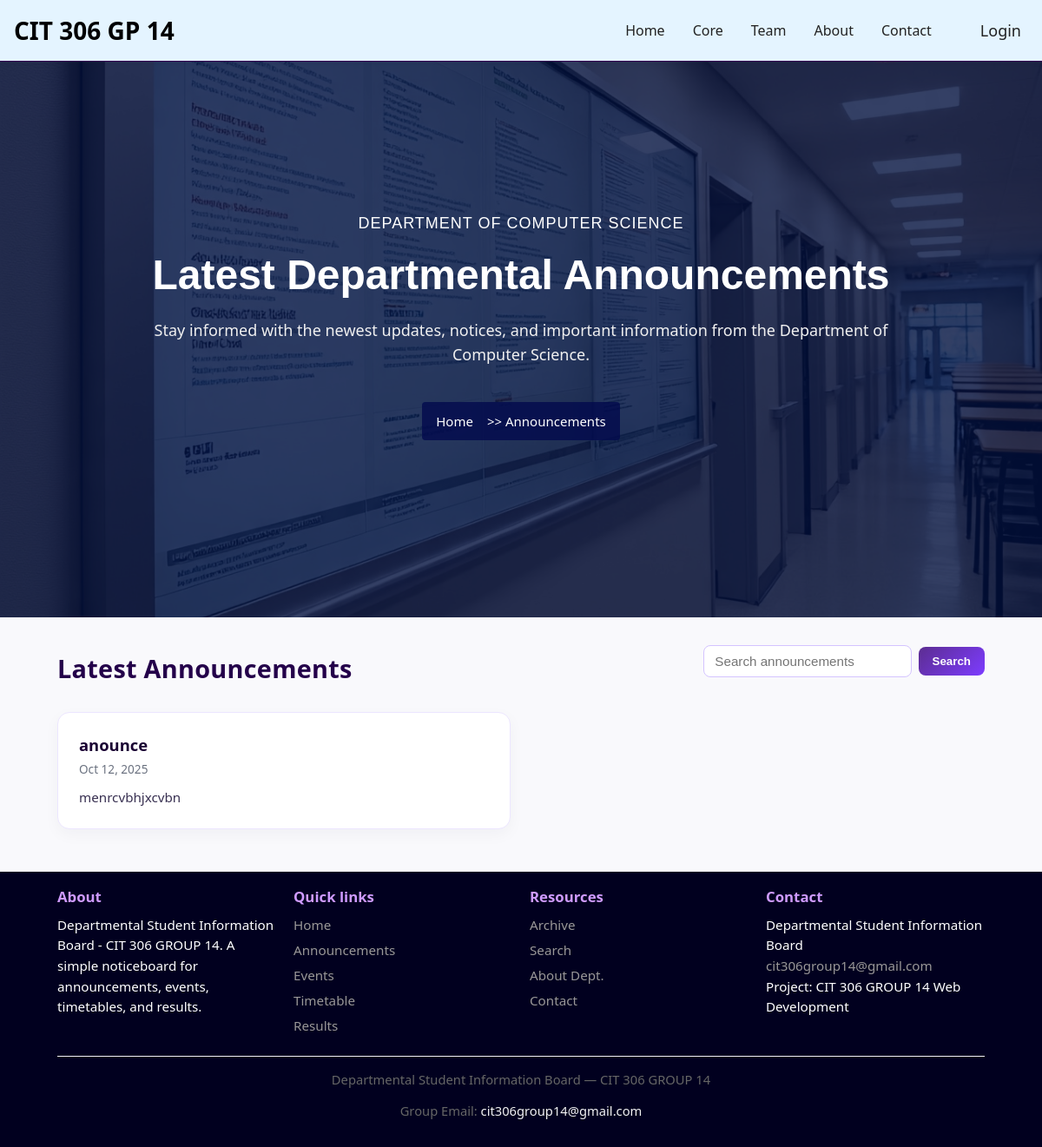
The page /board/announcements/ on the database its author committed.
### board/models.py (models this page shows, shortened)
class Announcement(models.Model):
    title = models.CharField(max_length=255)
    body = models.TextField()
    author = models.ForeignKey(User, on_delete=models.SET_NULL, null=True, blank=True)
    publish_date = models.DateTimeField(auto_now_add=True)
    expiry_date = models.DateTimeField(null=True, blank=True)
    status = models.CharField(max_length=20, choices=STATUS_CHOICES, default='draft')
    is_pinned = models.BooleanField(default=False)
    class Meta:
        ordering = ['-is_pinned', '-publish_date']

### board/views.py (the view)
# urls.py: path('announcements/', views.announcements_list, name='announcements'),
def announcements_list(request):
    qs = Announcement.objects.filter(status='published')
    q = request.GET.get('q')
    if q:
        qs = qs.filter(title__icontains=q) | qs.filter(body__icontains=q)
    return render(request, 'board/announcements_list.html', {'announcements': qs})

### board/templates/board/announcements_list.html (shortened to what this page needs)
{% extends 'core/base.html' %}
{% load static %}
{% block content %}
<section class="heroBanner">
  <div class="container">
    <div class="row">
      <div class="col-md-10 col-lg-8 col-xl-7">
        <div class="heroContent">
          <h5>Department of Computer Science</h5>
          <h2>Latest Departmental Announcements</h2>
          <p>Stay informed with the newest updates, notices, and important information from the Department of Computer Science.</p>
          <div class="heroBreadcrumb">
            <a href="{% url 'core:home' %}">Home</a>
            <span> >> Announcements</span>
          </div>
        </div>
      </div>
    </div>
  </div>
</section>
<div class="announcements-header">
  <h2 class="announcements-title">Latest Announcements</h2>
  <form method="get" class="search-inline" role="search" aria-label="Search announcements">
    <input name="q" placeholder="Search announcements" value="{{ request.GET.q|default_if_none:'' }}" />
    <button type="submit">Search</button>
  </form>
</div>
<ul class="announcements-grid" aria-live="polite">
  {% for a in announcements %}
  <li class="announcement-card">
    <a class="announcement-link" href="{% url 'board:announcement_detail' a.pk %}">
      <h3 class="announcement-title">{{ a.title }}</h3>
    </a>
    <div class="announcement-meta">
      <time datetime="{{ a.publish_date|date:'Y-m-d' }}">{{ a.publish_date|date:'M d, Y' }}</time>
    </div>
    <p class="announcement-excerpt">{{ a.body|truncatechars:180 }}</p>
  </li>
  {% empty %}
  <li class="no-announcements">No announcements available at the moment.</li>
  {% endfor %}
</ul>
{% endblock %}

### static/css/style.css (style rules this page uses)
:root { --primary: #1f0030; --muted: #666; --accent: #0d6efd; --bg: #fbfbfb; margin: 0; width: 100%; }
* { box-sizing:border-box }
body { font-family:Inter, Arial, sans-serif; margin:0; background:var(--bg); color:#111 }
.container { width:100%; max-width:1200px; margin:0 auto; padding:1rem }
.search-inline { margin-bottom:1rem }
.search-inline input { padding:6px;width:60% }

### board/templates/board/announcements_list.html (style rules this page uses)
body { font-family: "Segoe UI", Arial, sans-serif; background: #f9f9fc; color: #1a0033; margin: 0; }
.announcements-header { display: flex; align-items: center; justify-content: space-between; flex-wrap: wrap; gap: 1rem; margin: 2rem auto 1.5rem; max-width: 1100px; padding: 0 1rem; }
.announcements-title { font-size: 1.8rem; font-weight: 600; color: #24004a; margin: 0; letter-spacing: 0.3px; }
.search-inline { display: flex; gap: 0.5rem; align-items: center; }
.search-inline input { padding: 0.55rem 0.8rem; border: 1px solid #d4c4ff; border-radius: 8px; font-size: 0.95rem; min-width: 240px; background: #ffffff; transition: border-color 0.3s ease; }
.search-inline button { padding: 0.55rem 1rem; border: none; border-radius: 8px; background: linear-gradient(135deg, #5c2d91, #7d3cff); color: #fff; font-weight: 600; cursor: pointer; transition: background 0.3s ease, transform 0.2s ease; }
.announcements-grid { list-style: none; margin: 0 auto 3rem; padding: 0 1rem; max-width: 1100px; display: grid; grid-template-columns: repeat(auto-fill, minmax(350px, 1fr)); gap: 1.5rem; }
.announcement-card { background: #ffffff; border-radius: 14px; border: 1px solid #ece6ff; box-shadow: 0 6px 18px rgba(31, 0, 48, 0.04); padding: 1.5rem; transition: transform 160ms ease, box-shadow 160ms ease; display: flex; flex-direction: column; justify-content: space-between; }
.announcement-link { text-decoration: none; color: inherit; }
.announcement-title { font-size: 1.15rem; font-weight: 600; color: #1a0033; margin: 0 0 0.4rem 0; transition: color 0.2s ease; }
.announcement-meta { font-size: 0.85rem; color: #6b7280; display: flex; align-items: center; gap: 0.5rem; }
.announcement-excerpt { margin: 0.75rem 0 0; color: #383051; font-size: 0.95rem; line-height: 1.5; }

### rows shown on the page
Announcement: title "anounce", publish_date "Oct 12, 2025", body "menrcvbhjxcvbn"
